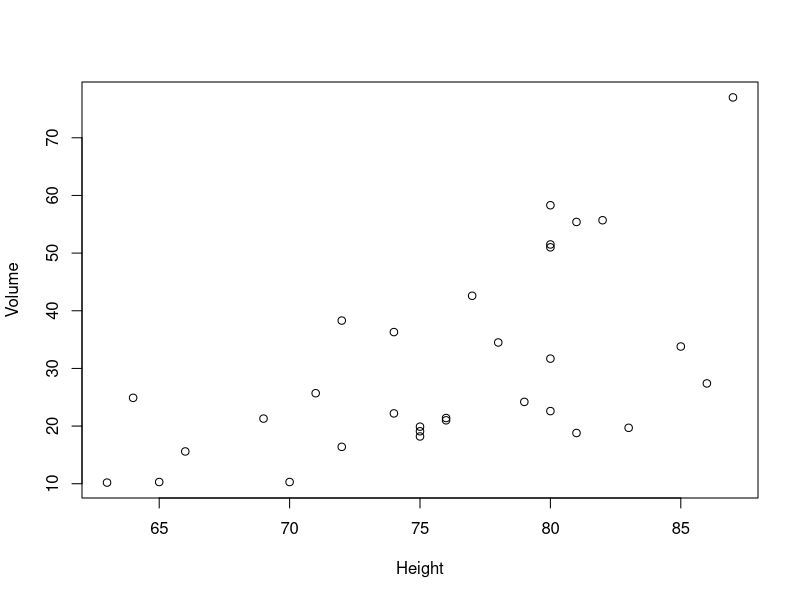
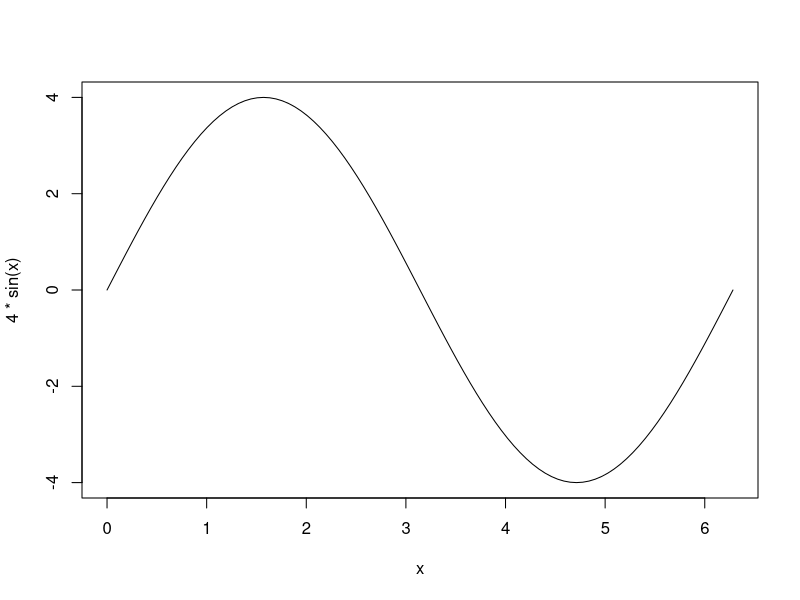
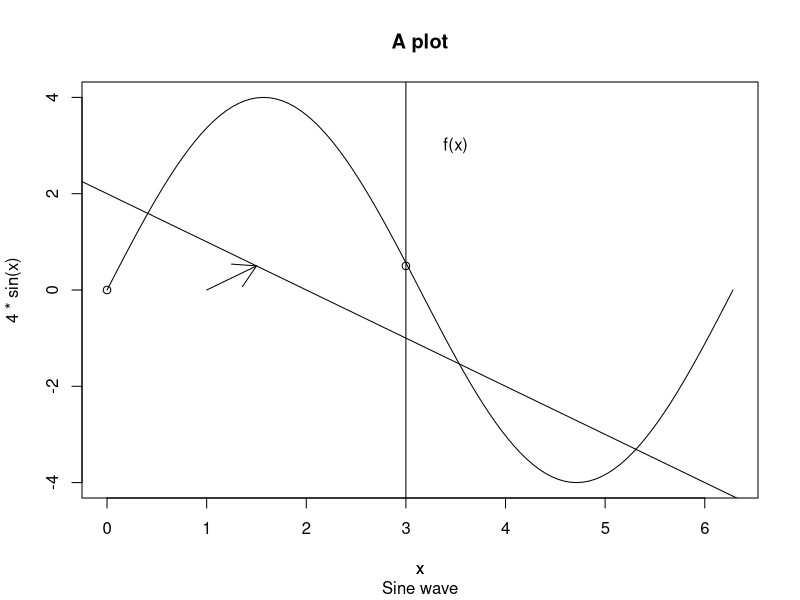
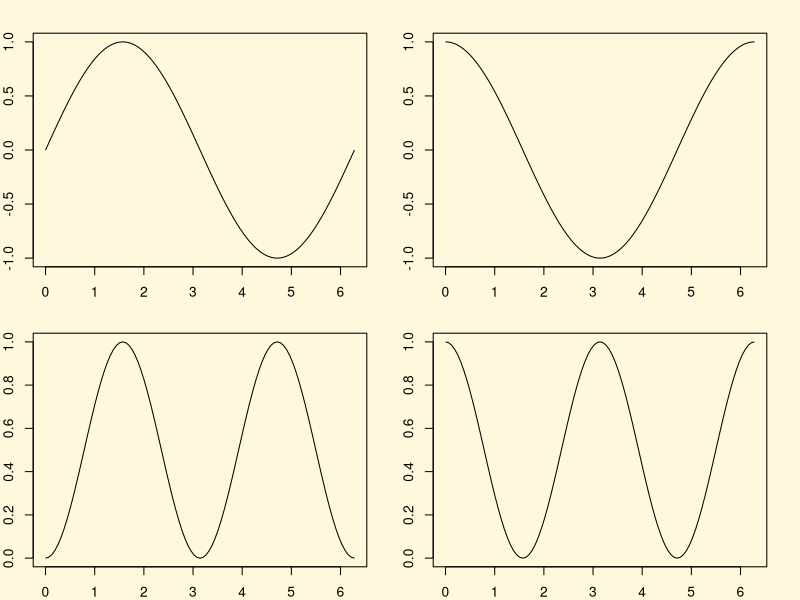
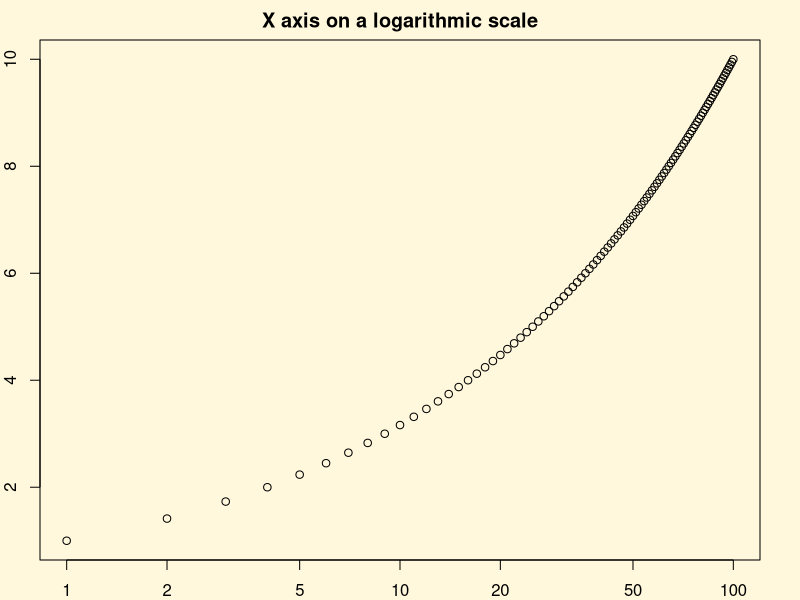
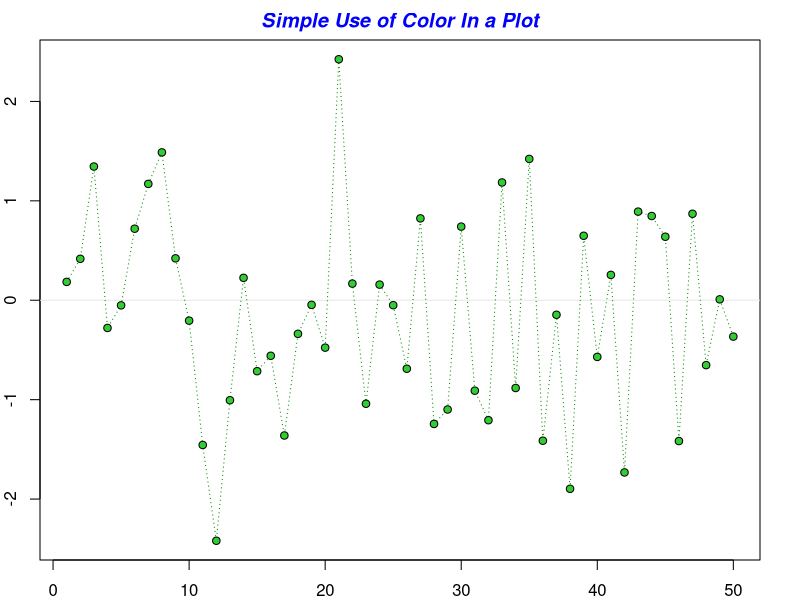
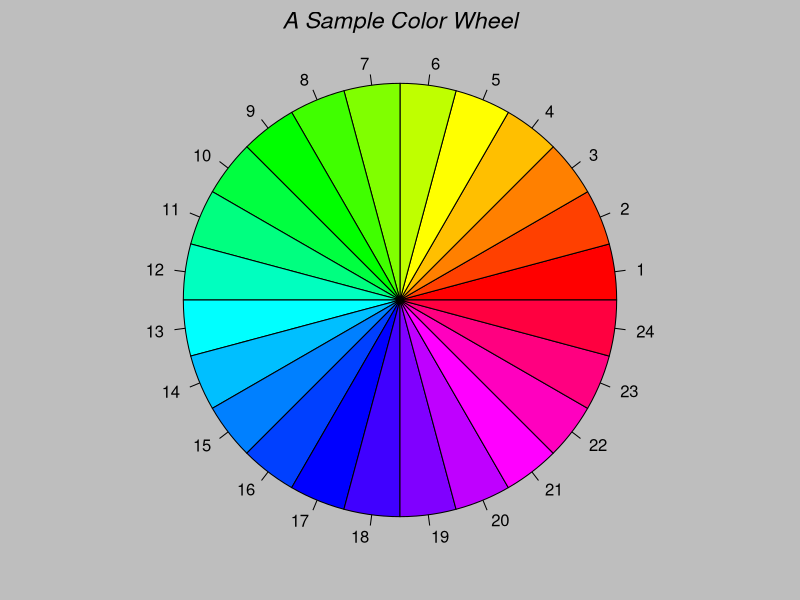
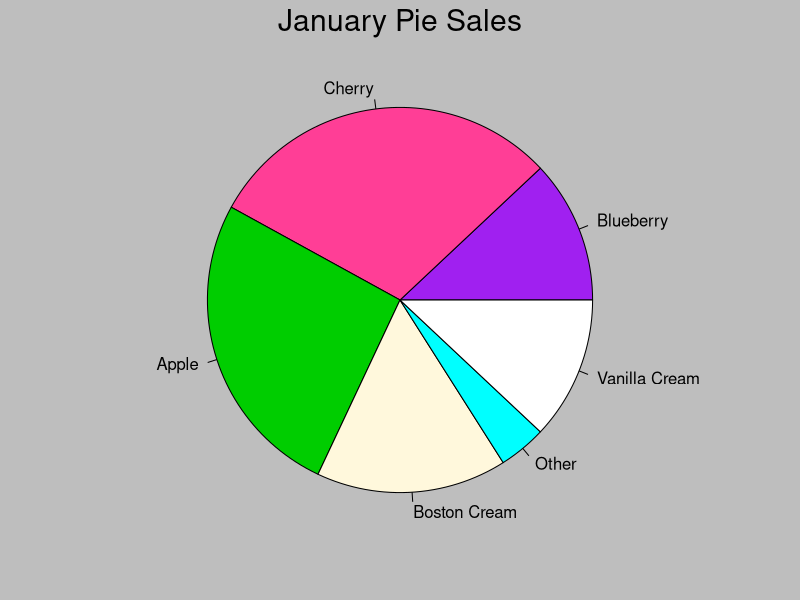

These charts were generated, in order, by the following R code:
# Roll No.: 171EC146 
# Name: Sathvik S Prabhu

# Introduction to Graphics

# Plot function
data("trees")
attach(trees)
plot(Height, Volume)


# Curve function
curve(4*sin(x), from = 0, to= 2*pi)

#Embellishments
curve(4*sin(x), from = 0, to= 2*pi)
abline(a=2 , b=-1, v=3 ) # a=Slope, b=intercept, h= hor., v=vert.
arrows(x0=1,y0=0,x1=1.5,y1=0.5) # adds an arrow at a specified coordinate
#lines(x=c(0,1),y=c(0,-1),type="l") #adds lines between coordinates
points(x=c(3,0),y=c(0.5,0),type="p") #adds points at specified coordinates
#rug(x=c(2,0)) # adds a “rug” representation to one axis of the plot
#segments() # similar to lines() above
text(3.5,3, labels="f(x)") #adds text 
title(main="A plot", sub="Sine wave", xlab="x") # titles, subtitles, etc.

#Changing Graphics Parameters
par(mfrow = c(2, 2)) #gives a 2 x 2 layout of plots
par(mar = rep(2, 4)) #change margins to fit all 4 subplots
par(bg = "cornsilk") #plots drawn with this colored background
par(lend = 1) #gives "butt" line end caps for line plots 2
curve(sin(x), from = 0, to= 2*pi)
curve(cos(x), from = 0, to= 2*pi)
curve(sin(x)^2, from = 0, to= 2*pi)
curve(cos(x)^2, from = 0, to= 2*pi)
par(mfrow=c(1,1)) # reset mfrow

par(xlog = TRUE) #always plot x axis on a logarithmic scale
x=1:100
y= sqrt(x)
plot(x,y,log="x")
title(main = "X axis on a logarithmic scale")


#Exercises

#demo(graphics)
x <- stats::rnorm(50)
opar <- par(bg = "white")
plot(x, ann = FALSE, type = "n")
abline(h = 0, col = gray(.90))
lines(x, col = "green4", lty = "dotted")
points(x, bg = "limegreen", pch = 21)
title(main = "Simple Use of Color In a Plot",xlab = "Just a Whisper of a Label",col.main = "blue", col.lab = gray(.8),cex.main = 1.2, cex.lab = 1.0, font.main = 4, font.lab = 3)

par(bg = "gray")
pie(rep(1,24), col = rainbow(24), radius = 0.9)
title(main = "A Sample Color Wheel", cex.main = 1.4, font.main = 3)

pie.sales <- c(0.12, 0.3, 0.26, 0.16, 0.04, 0.12)
names(pie.sales) <- c("Blueberry", "Cherry","Apple", "Boston Cream", "Other", "Vanilla Cream")
pie(pie.sales,col = c("purple","violetred1","green3","cornsilk","cyan","white"))
title(main = "January Pie Sales", cex.main = 1.8, font.main = 1)

n <- 10
g <- gl(n, 100, n*100)
x <- rnorm(n*100) + sqrt(as.numeric(g))
boxplot(split(x,g), col="lavender", notch=TRUE)
title(main="Notched Boxplots", xlab="Group", font.main=4, font.lab=1)

par(bg="white")
n <- 100
x <- c(0,cumsum(rnorm(n)))
y <- c(0,cumsum(rnorm(n)))
xx <- c(0:n, n:0)
yy <- c(x, rev(y))
plot(xx, yy, type="n", xlab="Time", ylab="Distance")
polygon(xx, yy, col="gray")
title("Distance Between Brownian Motions")

x <- rnorm(1000)
hist(x, xlim=range(-4, 4, x), col="lavender", main="")
title(main="1000 Normal Random Variates", font.main=3)

pairs(iris[1:4], main="Edgar Anderson's Iris Data", pch=21,bg = c("red", "green3", "blue")[unclass(iris$Species)])

#demo(persp)
x <- seq(-10, 10, length.out = 50)
y <- x

rotsinc <- function(x,y)
{
    sinc <- function(x) { y <- sin(x)/x ; y[is.na(y)] <- 1; y }
    10 * sinc( sqrt(x^2+y^2) )
}

sinc.exp <- expression(z == Sinc(sqrt(x^2 + y^2)))
z <- outer(x, y, rotsinc)
oldpar <- par(bg = "white")
persp(x, y, z, theta = 30, phi = 30, expand = 0.5, col = "lightblue")
title(sub=".")## work around persp+plotmath bug
title(main = sinc.exp)

z <- 2 * volcano        # Exaggerate the relief
x <- 10 * (1:nrow(z))   # 10 meter spacing (S to N)
y <- 10 * (1:ncol(z))   # 10 meter spacing (E to W)
persp(x, y, z, theta = 120, phi = 15, scale = FALSE, axes = FALSE)

##   We border the surface, to make it more "slice like"
##  and color the top and sides of the surface differently.

z0 <- min(z) - 20
z <- rbind(z0, cbind(z0, z, z0), z0)
x <- c(min(x) - 1e-10, x, max(x) + 1e-10)
y <- c(min(y) - 1e-10, y, max(y) + 1e-10)

fill <- matrix("green3", nrow = nrow(z)-1, ncol = ncol(z)-1)
fill[ , i2 <- c(1,ncol(fill))] <- "gray"
fill[i1 <- c(1,nrow(fill)) , ] <- "gray"
par(bg = "lightblue")

persp(x, y, z, theta = 120, phi = 15, col = fill, scale = FALSE, axes = FALSE)
title(main = "Maunga Whau\nOne of 50 Volcanoes in the Auckland Region.",font.main = 4)
par(bg = "slategray")
persp(x, y, z, theta = 135, phi = 30, col = fill, scale = FALSE,ltheta = -120, lphi = 15, shade = 0.65, axes = FALSE)

persp(x, y, z, theta = 135, phi = 30, col = "green3", scale = FALSE,ltheta = -120, shade = 0.75, border = NA, box = FALSE)

## `color gradient in the soil' :
fcol <- fill ; fcol[] <- terrain.colors(nrow(fcol))
persp(x, y, z, theta = 135, phi = 30, col = fcol, scale = FALSE,ltheta = -120, shade = 0.3, border = NA, box = FALSE)

## `image like' colors on top :
fcol <- fill
zi <- volcano[ -1,-1] + volcano[ -1,-61] + volcano[-87,-1] + volcano[-87,-61]  ## / 4
fcol[-i1,-i2] <-
terrain.colors(20)[cut(zi,stats::quantile(zi, seq(0,1, length.out = 21)),include.lowest = TRUE)]
persp(x, y, 2*z, theta = 110, phi = 40, col = fcol, scale = FALSE,ltheta = -120, shade = 0.4, border = NA, box = FALSE)
par(oldpar)
  
#demo(image)
x <- 10*(1:nrow(volcano)); x.at <- seq(100, 800, by=100)
y <- 10*(1:ncol(volcano)); y.at <- seq(100, 600, by=100)
image(x, y, volcano, col=terrain.colors(100),axes=FALSE)
contour(x, y, volcano, levels=seq(90, 200, by=5), add=TRUE, col="brown")
axis(1, at=x.at)
axis(2, at=y.at)
box()
title(main="Maunga Whau Volcano", sub = "col=terrain.colors(100)", font.main=4)

# Using Heat Colors
image(x, y, volcano, col=heat.colors(100), axes=FALSE)
contour(x, y, volcano, levels=seq(90, 200, by=5), add=TRUE, col="brown")
axis(1, at=x.at)
axis(2, at=y.at)
box()
title(main="Maunga Whau Volcano", sub = "col=heat.colors(100)", font.main=4)

# Using Gray Scale
image(x, y, volcano, col=gray(100:200/200), axes=FALSE)
contour(x, y, volcano, levels=seq(90, 200, by=5), add=TRUE, col="black")
axis(1, at=x.at)
axis(2, at=y.at)
box()
title(main="Maunga Whau Volcano \n col=gray(100:200/200)", font.main=4)

#Summarizing Data
data("mtcars")  #Load dataset
attach(mtcars)
mtcars

#Numerical Summaries
mean(hp)
var(mpg)
quantile(qsec, probs = c(.20, .80))
cor(wt,mpg)
table(cyl)
table(cyl)/length(cyl)

#Graphical Summaries
# Bar plot
barplot(table(cyl)/length(cyl))
# Pie chart
x <- c(21, 62, 10, 53)
labels <- c("A", "B", "C", "D")
pie(x,labels,main = "Pie chart")


data("faithful")
attach(faithful)
hist(eruptions, main = "Old Faithful data", prob = T)
hist(eruptions, main = "Old Faithful data", prob = T, breaks=18)
boxplot(faithful)
qqnorm(waiting)
qqline(waiting)

#Exercises

#Using the stackloss dataset that is available from within R :
#1. Compute the mean, variance, and 5 number summary of the variable stack.loss
data("stackloss")
attach(stackloss)
stack.loss

mean(stack.loss)
var(stack.loss)
fivenum(stack.loss) # (minimum, lower-hinge, median, upper-hinge, maximum)

#2. Create a histogram, boxplot, and normal probability plot for the variable stack.loss .
#Does an assumption of normality seem appropriate for this sample?
hist(stack.loss, main = "Stackloss data", prob = T,breaks=18)
boxplot(stack.loss)
qqnorm(stack.loss) # Plot NPP
qqline(stack.loss) # Plot the reference line
# No. The data appears to be skewed.